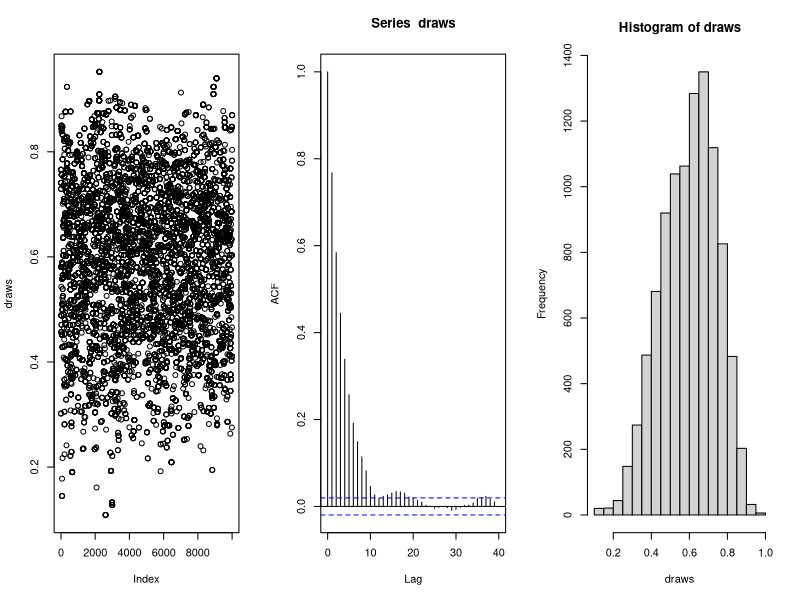
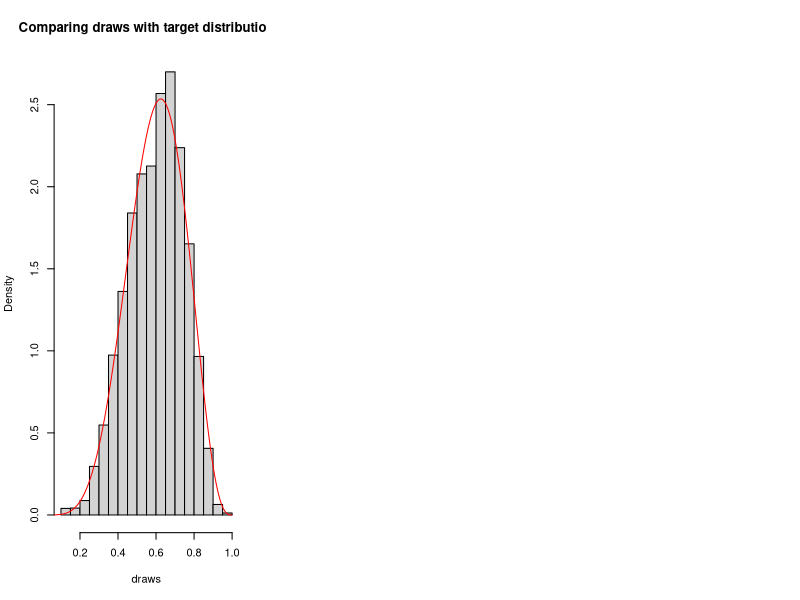
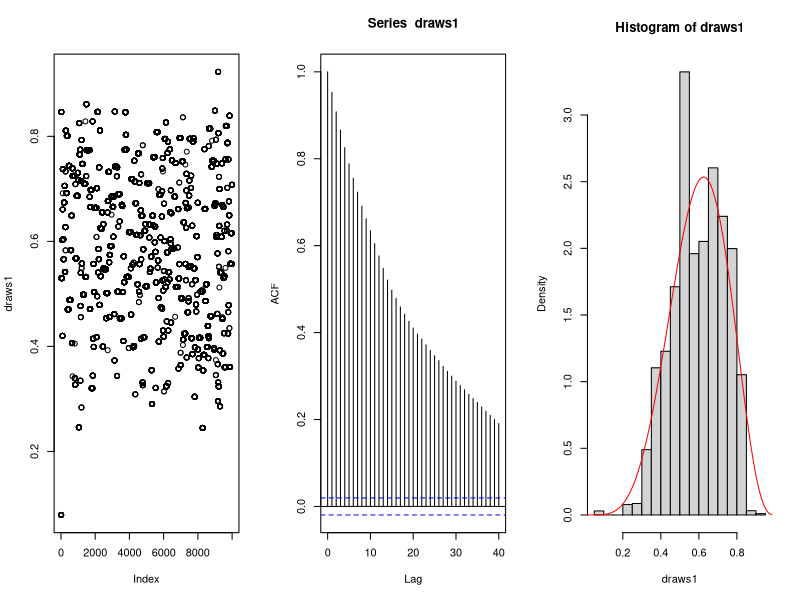
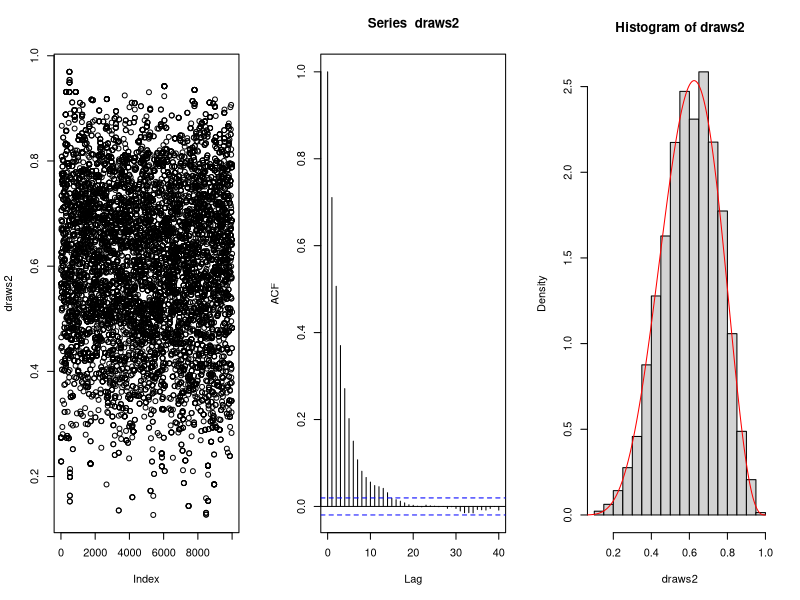
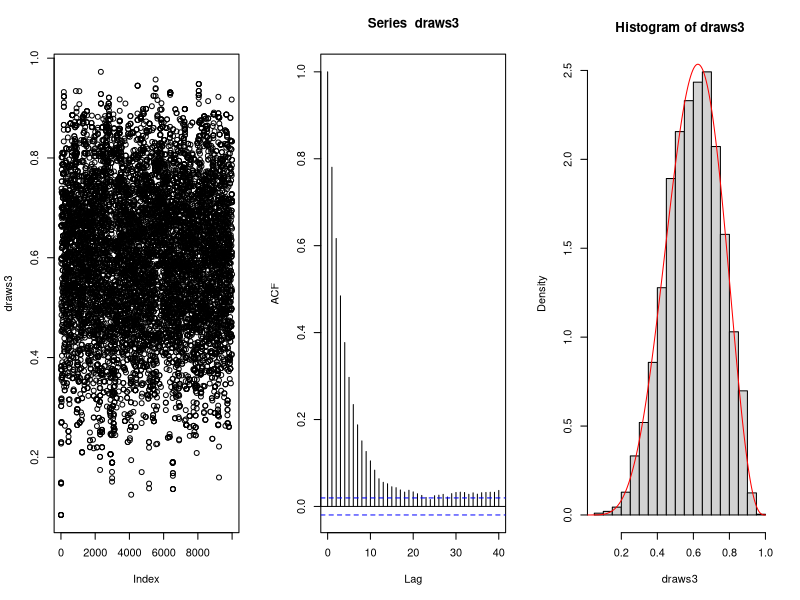

R code for these plots, in order:
## ---- chunk 1
knitr::opts_chunk$set(echo = TRUE)
## ---- chunk 2
mh.beta <- function(iterations, start,shape1, shape2,c) {
  phi.old <- start
  #set the intitial value to be the start value
  draws <- c()
  #save the values of chain in a vector
  phi.update <- function(phi.old, shape1, shape2) {
    phi.new <- rbeta(1, c*phi.old, c*(1-phi.old))
    #generate the new value
    accept.prob <- dbeta(phi.new, shape1 = shape1, shape2=shape2)/dbeta(phi.old,shape1 = shape1, shape2 = shape2)*
      (dbeta(phi.old,c*phi.new,c*(1-phi.new))/dbeta(phi.new,c*phi.old,c*(1-phi.old)))
    #caculate the acceptance probability of the new value with a correction factor
    if (runif(1) <= accept.prob) 
    {phi.update=phi.new} 
    #if the acceptance probability is larger then accept the new value 
    else 
        {phi.update=phi.old}
  }
  # if the acceptance probability is lower then stay with the old value 
  for (i in 1:iterations) {
    draws[i] <- phi.old <- phi.update(phi.old, shape1 = shape1,
                                          shape2 = shape2)
  }
  #give the new value to the chain
  return(draws[1:iterations])
}
## ---- chunk 3
draws<-mh.beta(10000, start = runif(1),shape1 = 6, shape2 = 4,c=1)
par(mfrow=c(1,3))  #1 row, 3 columns
 plot(draws)
 acf(draws)
 hist(draws) 
## ---- chunk 4
x=seq(0,1,0.001)
hist(draws,freq=F,main="Comparing draws with target distribution")
lines(x,dbeta(x,6,4),col="red")
## ---- chunk 5
ks.test(draws,"pbeta",6,4)
## ---- chunk 6
draws1<-mh.beta(10000, start = runif(1),shape1 = 6, shape2 = 4,c=0.1)
par(mfrow=c(1,3))  #1 row, 3 columns
 plot(draws1)
 acf(draws1)
 hist(draws1,freq=F) 
lines(x,dbeta(x,6,4),col="red")
## ---- chunk 7
draws2<-mh.beta(10000, start = runif(1),shape1 = 6, shape2 = 4,c=2.5)
par(mfrow=c(1,3))  #1 row, 3 columns
 plot(draws2)
 acf(draws2)
 hist(draws2,freq=F) 
 lines(x,dbeta(x,6,4),col="red")
## ---- chunk 8
draws3<-mh.beta(10000, start = runif(1),shape1 = 6, shape2 = 4,c=10)
par(mfrow=c(1,3))  #1 row, 3 columns
 plot(draws3)
 acf(draws3)
 hist(draws3,freq=F) 
 lines(x,dbeta(x,6,4),col="red")
## ---- chunk 9
accept.rate=function(draws){
  j=0
  for(i in 1:(length(draws)-1)){
    if (draws[i]==draws[i+1]){
      j=j
    }
    else{j=j+1}
  }
  return(j/length(draws))
}
accept.rate(draws) #c=1
accept.rate(draws1) #c=0.1
accept.rate(draws2) #c=2.5
accept.rate(draws3) #C=10
